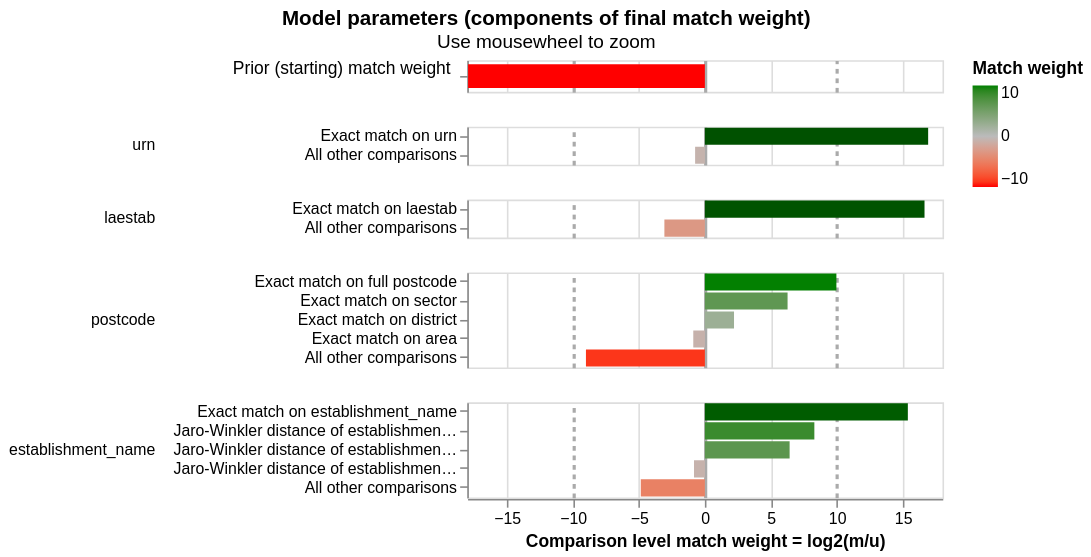

The code cell stored with this chart in its notebook:
### Code cell
linker.visualisations.match_weights_chart()

### Figure 1 — Vega-Lite specification as saved in the notebook (floating-point values rounded to 4 significant figures)
{"config": {"view": {"continuousWidth": 300, "continuousHeight": 300, "discreteHeight": 60, "discreteWidth": 400}, "header": {"title": null}, "mark": {"tooltip": null}, "title": {"anchor": "middle"}}, "vconcat": [{"mark": {"type": "bar", "clip": true, "height": 15}, "encoding": {"color": {"field": "log2_bayes_factor", "scale": {"domain": [-10, 0, 10], "interpolate": "lab", "range": ["red", "#bbbbbb", "green"]}, "title": "Match weight", "type": "quantitative"}, "tooltip": [{"field": "comparison_name", "title": "Comparison name", "type": "nominal"}, {"field": "probability_two_random_records_match", "format": ".4f", "title": "Probability two random records match", "type": "nominal"}, {"field": "log2_bayes_factor", "format": ",.4f", "title": "Equivalent match weight", "type": "quantitative"}, {"field": "bayes_factor_description", "title": "Match weight description", "type": "nominal"}], "x": {"axis": {"domain": false, "gridColor": {"condition": {"test": "abs(datum.value / 10)  <= 1 & datum.value % 10 === 0", "value": "#aaa"}, "value": "#ddd"}, "gridDash": {"condition": {"test": "abs(datum.value / 10) == 1", "value": [3]}, "value": null}, "gridWidth": {"condition": {"test": "abs(datum.value / 10)  <= 1 & datum.value % 10 === 0", "value": 2}, "value": 1}, "labels": false, "ticks": false, "title": ""}, "field": "log2_bayes_factor", "scale": {"domain": [-18, 18]}, "type": "quantitative"}, "y": {"axis": {"title": "Prior (starting) match weight", "titleAlign": "right", "titleAngle": 0, "titleFontWeight": "normal"}, "field": "label_for_charts", "sort": {"field": "comparison_vector_value", "order": "descending"}, "type": "nominal"}}, "height": 20, "transform": [{"filter": "(datum.comparison_name == 'probability_two_random_records_match')"}]}, {"mark": {"type": "bar", "clip": true}, "encoding": {"color": {"field": "log2_bayes_factor", "scale": {"domain": [-10, 0, 10], "interpolate": "lab", "range": ["red", "#bbbbbb", "green"]}, "title": "Match weight", "type": "quantitative"}, "row": {"field": "comparison_name", "header": {"labelAlign": "left", "labelAnchor": "middle", "labelAngle": 0}, "sort": {"field": "comparison_sort_order"}, "type": "nominal"}, "tooltip": [{"field": "comparison_name", "title": "Comparison name", "type": "nominal"}, {"field": "label_for_charts", "title": "Label", "type": "ordinal"}, {"field": "sql_condition", "title": "SQL condition", "type": "nominal"}, {"field": "m_probability", "format": ".10~g", "title": "M probability", "type": "quantitative"}, {"field": "u_probability", "format": ".10~g", "title": "U probability", "type": "quantitative"}, {"field": "bayes_factor", "format": ",.6f", "title": "Bayes factor = m/u", "type": "quantitative"}, {"field": "log2_bayes_factor", "format": ".4~g", "title": "Match weight = log2(m/u)", "type": "quantitative"}, {"field": "bayes_factor_description", "title": "Match weight description", "type": "nominal"}, {"field": "m_probability_description", "title": "m probability description", "type": "nominal"}, {"field": "u_probability_description", "title": "u probability description", "type": "nominal"}], "x": {"axis": {"gridColor": {"condition": {"test": "abs(datum.value / 10)  <= 1 & datum.value % 10 === 0", "value": "#aaa"}, "value": "#ddd"}, "gridDash": {"condition": {"test": "abs(datum.value / 10) == 1", "value": [3]}, "value": null}, "gridWidth": {"condition": {"test": "abs(datum.value / 10)  <= 1 & datum.value % 10 === 0", "value": 2}, "value": 1}, "title": "Comparison level match weight = log2(m/u)"}, "field": "log2_bayes_factor", "scale": {"domain": [-18, 18]}, "type": "quantitative"}, "y": {"axis": {"title": null}, "field": "label_for_charts", "sort": {"field": "comparison_vector_value", "order": "descending"}, "type": "nominal"}}, "height": {"step": 12}, "resolve": {"axis": {"y": "independent"}, "scale": {"y": "independent"}}, "transform": [{"filter": "(datum.comparison_name != 'probability_two_random_records_match')"}]}], "data": {"name": "data-0f9fe1edede45a868f722e968a556705"}, "params": [{"name": "mouse_zoom", "select": {"type": "interval", "encodings": ["x"]}, "bind": "scales", "views": []}], "resolve": {"axis": {"y": "independent"}, "scale": {"y": "independent"}}, "title": {"text": "Model parameters (components of final match weight)", "subtitle": "Use mousewheel to zoom"}, "$schema": "https://vega.github.io/schema/vega-lite/v5.9.3.json", "datasets": {"data-0f9fe1edede45a868f722e968a556705": [{"comparison_name": "probability_two_random_records_match", "sql_condition": null, "label_for_charts": "", "m_probability": null, "u_probability": null, "m_probability_description": null, "u_probability_description": null, "has_tf_adjustments": false, "tf_adjustment_column": null, "tf_adjustment_weight": null, "is_null_level": false, "bayes_factor": 3.979e-06, "log2_bayes_factor": -17.94, "comparison_vector_value": 0, "max_comparison_vector_value": 0, "bayes_factor_description": "The probability that two random records drawn at random match is 0.000 or one in  251,297.4 records.This is equivalent to a starting match weight of -17.939.", "probability_two_random_records_match": 3.979e-06, "comparison_sort_order": -1}, {"comparison_name": "urn", "sql_condition": "\"urn_l\" = \"urn_r\"", "label_for_charts": "Exact match on urn", "m_probability": 0.4013, "u_probability": 3.249e-06, "m_probability_description": "Amongst matching record comparisons, 40.13% of records (i.e. one in 2.492) are in the exact match on urn comparison level", "u_probability_description": "Amongst non-matching record comparisons, 0.0003249% of records (i.e. one in 307,817) are in the exact match on urn comparison level", "has_tf_adjustments": false, "tf_adjustment_column": null, "tf_adjustment_weight": 1.0, "is_null_level": false, "bayes_factor": 123500.0, "log2_bayes_factor": 16.91, "comparison_vector_value": 1, "max_comparison_vector_value": 1, "bayes_factor_description": "If comparison level is `exact match on urn` then comparison is 123,533 times more likely to be a match", "probability_two_random_records_match": 3.979e-06, "comparison_sort_order": 0}, {"comparison_name": "urn", "sql_condition": "ELSE", "label_for_charts": "All other comparisons", "m_probability": 0.5987, "u_probability": 1.0, "m_probability_description": "Amongst matching record comparisons, 59.87% of records (i.e. one in 1.67) are in the all other comparisons comparison level", "u_probability_description": "Amongst non-matching record comparisons, 100% of records (i.e. one in 1) are in the all other comparisons comparison level", "has_tf_adjustments": false, "tf_adjustment_column": null, "tf_adjustment_weight": 1.0, "is_null_level": false, "bayes_factor": 0.5987, "log2_bayes_factor": -0.7401, "comparison_vector_value": 0, "max_comparison_vector_value": 1, "bayes_factor_description": "If comparison level is `all other comparisons` then comparison is 1.67 times less likely to be a match", "probability_two_random_records_match": 3.979e-06, "comparison_sort_order": 0}, {"comparison_name": "laestab", "sql_condition": "\"laestab_l\" = \"laestab_r\"", "label_for_charts": "Exact match on laestab", "m_probability": 0.8807, "u_probability": 8.629e-06, "m_probability_description": "Amongst matching record comparisons, 88.07% of records (i.e. one in 1.135) are in the exact match on laestab comparison level", "u_probability_description": "Amongst non-matching record comparisons, 0.0008629% of records (i.e. one in 115,884) are in the exact match on laestab comparison level", "has_tf_adjustments": false, "tf_adjustment_column": null, "tf_adjustment_weight": 1.0, "is_null_level": false, "bayes_factor": 102100.0, "log2_bayes_factor": 16.64, "comparison_vector_value": 1, "max_comparison_vector_value": 1, "bayes_factor_description": "If comparison level is `exact match on laestab` then comparison is 102,061 times more likely to be a match", "probability_two_random_records_match": 3.979e-06, "comparison_sort_order": 1}, {"comparison_name": "laestab", "sql_condition": "ELSE", "label_for_charts": "All other comparisons", "m_probability": 0.1193, "u_probability": 1.0, "m_probability_description": "Amongst matching record comparisons, 11.93% of records (i.e. one in 8.383) are in the all other comparisons comparison level", "u_probability_description": "Amongst non-matching record comparisons, 100% of records (i.e. one in 1) are in the all other comparisons comparison level", "has_tf_adjustments": false, "tf_adjustment_column": null, "tf_adjustment_weight": 1.0, "is_null_level": false, "bayes_factor": 0.1193, "log2_bayes_factor": -3.067, "comparison_vector_value": 0, "max_comparison_vector_value": 1, "bayes_factor_description": "If comparison level is `all other comparisons` then comparison is 8.383 times less likely to be a match", "probability_two_random_records_match": 3.979e-06, "comparison_sort_order": 1}, {"comparison_name": "postcode", "sql_condition": "\"postcode_l\" = \"postcode_r\"", "label_for_charts": "Exact match on full postcode", "m_probability": 0.9812, "u_probability": 0.0009828, "m_probability_description": "Amongst matching record comparisons, 98.12% of records (i.e. one in 1.019) are in the exact match on full postcode comparison level", "u_probability_description": "Amongst non-matching record comparisons, 0.09828% of records (i.e. one in 1,017) are in the exact match on full postcode comparison level", "has_tf_adjustments": false, "tf_adjustment_column": null, "tf_adjustment_weight": 1.0, "is_null_level": false, "bayes_factor": 998.4, "log2_bayes_factor": 9.963, "comparison_vector_value": 4, "max_comparison_vector_value": 4, "bayes_factor_description": "If comparison level is `exact match on full postcode` then comparison is 998 times more likely to be a match", "probability_two_random_records_match": 3.979e-06, "comparison_sort_order": 2}, {"comparison_name": "postcode", "sql_condition": "NULLIF(regexp_extract(\"postcode_l\", '^[A-Za-z]{1,2}[0-9][A-Za-z0-9]? [0-9]', 0), '') = NULLIF(regexp_extract(\"postcode_r\", '^[A-Za-z]{1,2}[0-9][A-Za-z0-9]? [0-9]', 0), '')", "label_for_charts": "Exact match on sector", "m_probability": 0.00967, "u_probability": 0.0001258, "m_probability_description": "Amongst matching record comparisons, 0.967% of records (i.e. one in 103) are in the exact match on sector comparison level", "u_probability_description": "Amongst non-matching record comparisons, 0.01258% of records (i.e. one in 7,950) are in the exact match on sector comparison level", "has_tf_adjustments": false, "tf_adjustment_column": null, "tf_adjustment_weight": 1.0, "is_null_level": false, "bayes_factor": 76.87, "log2_bayes_factor": 6.264, "comparison_vector_value": 3, "max_comparison_vector_value": 4, "bayes_factor_description": "If comparison level is `exact match on sector` then comparison is 76.87 times more likely to be a match", "probability_two_random_records_match": 3.979e-06, "comparison_sort_order": 2}, {"comparison_name": "postcode", "sql_condition": "NULLIF(regexp_extract(\"postcode_l\", '^[A-Za-z]{1,2}[0-9][A-Za-z0-9]?', 0), '') = NULLIF(regexp_extract(\"postcode_r\", '^[A-Za-z]{1,2}[0-9][A-Za-z0-9]?', 0), '')", "label_for_charts": "Exact match on district", "m_probability": 0.002012, "u_probability": 0.0004356, "m_probability_description": "Amongst matching record comparisons, 0.2012% of records (i.e. one in 497) are in the exact match on district comparison level", "u_probability_description": "Amongst non-matching record comparisons, 0.04356% of records (i.e. one in 2,296) are in the exact match on district comparison level", "has_tf_adjustments": false, "tf_adjustment_column": null, "tf_adjustment_weight": 1.0, "is_null_level": false, "bayes_factor": 4.619, "log2_bayes_factor": 2.208, "comparison_vector_value": 2, "max_comparison_vector_value": 4, "bayes_factor_description": "If comparison level is `exact match on district` then comparison is 4.619 times more likely to be a match", "probability_two_random_records_match": 3.979e-06, "comparison_sort_order": 2}, {"comparison_name": "postcode", "sql_condition": "NULLIF(regexp_extract(\"postcode_l\", '^[A-Za-z]{1,2}', 0), '') = NULLIF(regexp_extract(\"postcode_r\", '^[A-Za-z]{1,2}', 0), '')", "label_for_charts": "Exact match on area", "m_probability": 0.006036, "u_probability": 0.0111, "m_probability_description": "Amongst matching record comparisons, 0.6036% of records (i.e. one in 166) are in the exact match on area comparison level", "u_probability_description": "Amongst non-matching record comparisons, 1.11% of records (i.e. one in 90.1) are in the exact match on area comparison level", "has_tf_adjustments": false, "tf_adjustment_column": null, "tf_adjustment_weight": 1.0, "is_null_level": false, "bayes_factor": 0.5439, "log2_bayes_factor": -0.8787, "comparison_vector_value": 1, "max_comparison_vector_value": 4, "bayes_factor_description": "If comparison level is `exact match on area` then comparison is 1.839 times less likely to be a match", "probability_two_random_records_match": 3.979e-06, "comparison_sort_order": 2}, {"comparison_name": "postcode", "sql_condition": "ELSE", "label_for_charts": "All other comparisons", "m_probability": 0.001915, "u_probability": 0.9874, "m_probability_description": "Amongst matching record comparisons, 0.1915% of records (i.e. one in 522) are in the all other comparisons comparison level", "u_probability_description": "Amongst non-matching record comparisons, 98.74% of records (i.e. one in 1.013) are in the all other comparisons comparison level", "has_tf_adjustments": false, "tf_adjustment_column": null, "tf_adjustment_weight": 1.0, "is_null_level": false, "bayes_factor": 0.001939, "log2_bayes_factor": -9.01, "comparison_vector_value": 0, "max_comparison_vector_value": 4, "bayes_factor_description": "If comparison level is `all other comparisons` then comparison is 516 times less likely to be a match", "probability_two_random_records_match": 3.979e-06, "comparison_sort_order": 2}, {"comparison_name": "establishment_name", "sql_condition": "\"establishment_name_l\" = \"establishment_name_r\"", "label_for_charts": "Exact match on establishment_name", "m_probability": 0.829, "u_probability": 1.949e-05, "m_probability_description": "Amongst matching record comparisons, 82.9% of records (i.e. one in 1.206) are in the exact match on establishment_name comparison level", "u_probability_description": "Amongst non-matching record comparisons, 0.001949% of records (i.e. one in 51,303) are in the exact match on establishment_name comparison level", "has_tf_adjustments": true, "tf_adjustment_column": "establishment_name", "tf_adjustment_weight": 1.0, "is_null_level": false, "bayes_factor": 42530.0, "log2_bayes_factor": 15.38, "comparison_vector_value": 4, "max_comparison_vector_value": 4, "bayes_factor_description": "If comparison level is `exact match on establishment_name` then comparison is 42,529 times more likely to be a match", "probability_two_random_records_match": 3.979e-06, "comparison_sort_order": 3}, {"comparison_name": "establishment_name", "sql_condition": "jaro_winkler_similarity(\"establishment_name_l\", \"establishment_name_r\") >= 0.92", "label_for_charts": "Jaro-Winkler distance of establishment_name >= 0.92", "m_probability": 0.03781, "u_probability": 0.0001205, "m_probability_description": "Amongst matching record comparisons, 3.781% of records (i.e. one in 26.45) are in the jaro-winkler distance of establishment_name >= 0.92 comparison level", "u_probability_description": "Amongst non-matching record comparisons, 0.01205% of records (i.e. one in 8,298) are in the jaro-winkler distance of establishment_name >= 0.92 comparison level", "has_tf_adjustments": false, "tf_adjustment_column": null, "tf_adjustment_weight": 1.0, "is_null_level": false, "bayes_factor": 313.7, "log2_bayes_factor": 8.293, "comparison_vector_value": 3, "max_comparison_vector_value": 4, "bayes_factor_description": "If comparison level is `jaro-winkler distance of establishment_name >= 0.92` then comparison is 314 times more likely to be a match", "probability_two_random_records_match": 3.979e-06, "comparison_sort_order": 3}, {"comparison_name": "establishment_name", "sql_condition": "jaro_winkler_similarity(\"establishment_name_l\", \"establishment_name_r\") >= 0.88", "label_for_charts": "Jaro-Winkler distance of establishment_name >= 0.88", "m_probability": 0.04907, "u_probability": 0.0005734, "m_probability_description": "Amongst matching record comparisons, 4.907% of records (i.e. one in 20.38) are in the jaro-winkler distance of establishment_name >= 0.88 comparison level", "u_probability_description": "Amongst non-matching record comparisons, 0.05734% of records (i.e. one in 1,744) are in the jaro-winkler distance of establishment_name >= 0.88 comparison level", "has_tf_adjustments": false, "tf_adjustment_column": null, "tf_adjustment_weight": 1.0, "is_null_level": false, "bayes_factor": 85.59, "log2_bayes_factor": 6.419, "comparison_vector_value": 2, "max_comparison_vector_value": 4, "bayes_factor_description": "If comparison level is `jaro-winkler distance of establishment_name >= 0.88` then comparison is 85.59 times more likely to be a match", "probability_two_random_records_match": 3.979e-06, "comparison_sort_order": 3}, {"comparison_name": "establishment_name", "sql_condition": "jaro_winkler_similarity(\"establishment_name_l\", \"establishment_name_r\") >= 0.7", "label_for_charts": "Jaro-Winkler distance of establishment_name >= 0.7", "m_probability": 0.05287, "u_probability": 0.09355, "m_probability_description": "Amongst matching record comparisons, 5.287% of records (i.e. one in 18.92) are in the jaro-winkler distance of establishment_name >= 0.7 comparison level", "u_probability_description": "Amongst non-matching record comparisons, 9.355% of records (i.e. one in 10.69) are in the jaro-winkler distance of establishment_name >= 0.7 comparison level", "has_tf_adjustments": false, "tf_adjustment_column": null, "tf_adjustment_weight": 1.0, "is_null_level": false, "bayes_factor": 0.5651, "log2_bayes_factor": -0.8233, "comparison_vector_value": 1, "max_comparison_vector_value": 4, "bayes_factor_description": "If comparison level is `jaro-winkler distance of establishment_name >= 0.7` then comparison is 1.769 times less likely to be a match", "probability_two_random_records_match": 3.979e-06, "comparison_sort_order": 3}, {"comparison_name": "establishment_name", "sql_condition": "ELSE", "label_for_charts": "All other comparisons", "m_probability": 0.03128, "u_probability": 0.9057, "m_probability_description": "Amongst matching record comparisons, 3.128% of records (i.e. one in 31.97) are in the all other comparisons comparison level", "u_probability_description": "Amongst non-matching record comparisons, 90.57% of records (i.e. one in 1.104) are in the all other comparisons comparison level", "has_tf_adjustments": false, "tf_adjustment_column": null, "tf_adjustment_weight": 1.0, "is_null_level": false, "bayes_factor": 0.03453, "log2_bayes_factor": -4.856, "comparison_vector_value": 0, "max_comparison_vector_value": 4, "bayes_factor_description": "If comparison level is `all other comparisons` then comparison is 28.96 times less likely to be a match", "probability_two_random_records_match": 3.979e-06, "comparison_sort_order": 3}]}}
